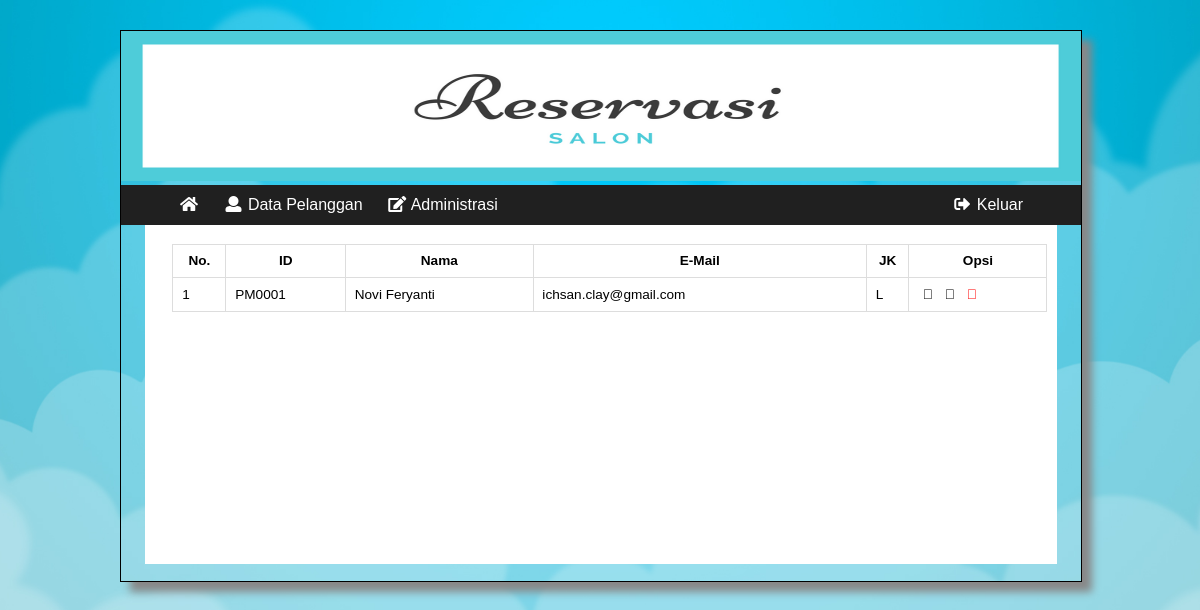
/akses/admin/index.php?p=d_pimpinan, run on the app's committed database.
### tables this page shows
CREATE TABLE `pimpinan` (
  `id_pimpinan` varchar(15) NOT NULL,
  `nama_pimpinan` varchar(100) DEFAULT NULL,
  `email_pimpinan` varchar(100) DEFAULT NULL,
  `tanggal_lahir_pimpinan` date DEFAULT NULL,
  `tempat_lahir_pimpinan` varchar(40) DEFAULT NULL,
  `agama_pimpinan` varchar(15) DEFAULT NULL,
  `password_pimpinan` varchar(100) DEFAULT NULL,
  `alamat_pimpinan` text,
  `jk_pimpinan` enum('L','P') DEFAULT NULL
);

### akses/controller.php (called while the page is built, shortened)
<?php
if (!empty($_SESSION['id'])) {
  $query_pimpinan = "SELECT * FROM pimpinan WHERE id_pimpinan = '$_SESSION[id]' ";
  $sql_pimpinan = mysqli_query($mysqli,$query_pimpinan);
  $query_reservasi_pl = "SELECT * FROM transaksi WHERE id_pelanggan = '$_SESSION[id]' order by kode_transaksi asc";
  $sql_reservasi_pl = $mysqli->query($query_reservasi_pl);
}
elseif (empty($_SESSION['id'])) {
  $query_pimpinan = "SELECT * FROM pimpinan";
  $sql_pimpinan = mysqli_query($mysqli,$query_pimpinan);
}
?>

### akses/admin/konten/d_pimpinan.php (the view)
<div class="apps-content-item">
<table id="tbl" width="100%">
  <tr>
    <th>No.</th>
    <th>ID</th>
    <th>Nama</th>
    <th>E-Mail</th>
    <th>JK</th>
    <th>Opsi</th>
  </tr>
  <?php
  $no = 0;
  foreach ($sql_pimpinan as $key) {
    extract($key);
  $no++;
  ?>
  <tr text-align="center">
    <td><?php echo $no; ?></td>
    <td><?php echo $id_pimpinan; ?></td>
    <td><?php echo $nama_pimpinan; ?></td>
    <td><?php echo $email_pimpinan; ?></td>
    <td><?php echo $jk_pimpinan; ?></td>
    <td>
     <a href="index.php?p=d_pimpinan_tools&id=<?php echo $id_pimpinan; ?>&aksi=detail" class="fa fa-fw fa-arrow-circle-right" title="Rincian Profile"></a>
     <a href="index.php?p=d_pimpinan_tools&id=<?php echo $id_pimpinan; ?>&aksi=edit" class="fa fa-fw fa-edit" title="edit" title="Ubah Data pimpinan"></a>
     <a href="index.php?p=d_pimpinan_tools&id=<?php echo $id_pimpinan; ?>&aksi=hapus" title="hapus"
       onclick="javascript: return confirm('Anda yakin akan menghapus data pimpinan <?php echo $id_pimpinan; ?>?')"
       class="fa fa-fw fa-trash" style="color:red"></a>
    </td>
  </tr>
<?php } ?>
</table>
</div>

### akses/booking.css (style rules this page uses)
@media (min-width: 576px) { body { background: url(img/bg.jpg); -webkit-background-size: 100% 100%; -moz-background-size: 100% 100%; -o-background-size: 100% 100%; background-size: cover; background-repeat: no-repeat; background-position: center; position: absolute; background-attachment: fixed; margin: 0px; padding: 0px; background-color: #fff; overflow-x: hidden; } }
@media (min-width: 576px) { .apps-content-item { display: block; position: relative; float: left; width: 98%; font-size: 0.85em; padding: 1%; left : 1%; } }
@media (min-width: 576px) { #tbl { width: 100%; align-content: center; border-spacing: 0; border: 1px solid #ddd; border-right: 0; border-bottom: 0; display: table; position: relative; } }
@media (min-width: 576px) { #tbl th, #tbl td { padding: 1%; border: 1px solid #ddd; border-top: 0; border-left: 0; } }
@media (min-width: 576px) { #tbl a { text-decoration: none; color: #000; padding: 1% 0% 1% 1%; border: 2px transparent #000; font-family: sans-serif !important; } }

### data on the page
pimpinan: id_pimpinan "PM0001", nama_pimpinan "Novi Feryanti", email_pimpinan "ichsan.clay@gmail.com", jk_pimpinan "L"
